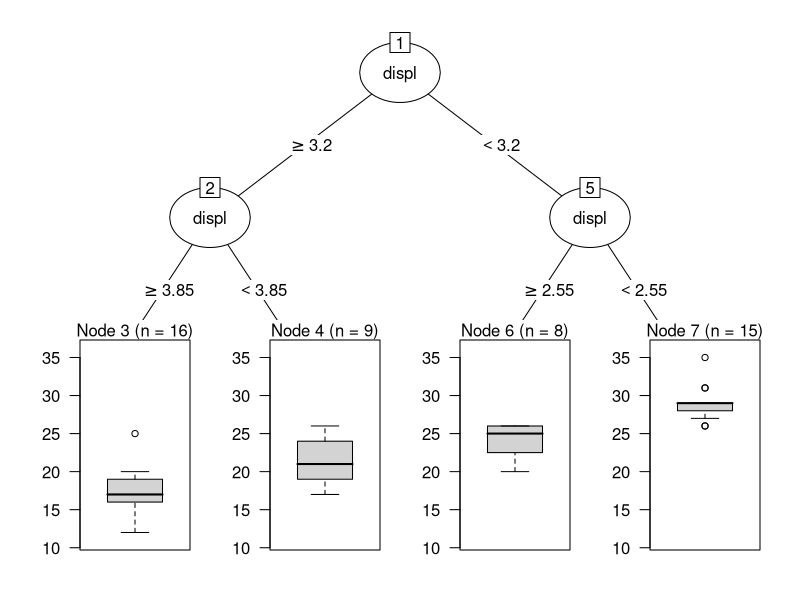

R code for this plot:
# Fitting, tune evaluating regression, decision trees, and random forests

# Step 0: Load packages-----------
library(tidyverse)  
library(caret)    
library(partykit) 
library(party)       

# Step 1: Load, Clean, Split, and Explore data ----------------------

# mpg data
data(mpg)

# Explore data
mpg        
View(mpg) 
dim(mpg)   
names(mpg) 

# Convert all characters to factor
mpg <- mpg %>% mutate_if(is.character, factor)

# split index
train_index <- createDataPartition(mpg$hwy, p = .2, list = FALSE)

# train and test sets
data_train <- mpg %>% slice(train_index)
data_test  <- mpg %>% slice(-train_index)

# Step 2: Define training control parameters -------------

# Set method = "none" for now 
ctrl_none <- trainControl(method = "none") 

# Step 3: Train model: -----------------------------

# Regression -------

# Fit model
hwy_glm <- train(form = hwy ~ year + cyl + displ,
                 data = data_train,
                 method = "glm",
                 trControl = ctrl_none)

# Look at summary information
hwy_glm$finalModel
summary(hwy_glm)

# Save fitted values
glm_fit <- predict(hwy_glm)

#  Calculate fitting accuracies
postResample(pred = glm_fit, 
             obs = data_train$hwy)

# Decision Trees -------

# Fit model
hwy_rpart <- train(form = hwy ~ year + cyl + displ,
                   data = data_train,
                   method = "rpart",
                   trControl = ctrl_none,
                   tuneGrid = expand.grid(cp = .01))   # Set complexity parameter

# Look at summary information
hwy_rpart$finalModel
plot(as.party(hwy_rpart$finalModel))   # Visualise your trees

# Save fitted values
rpart_fit <- predict(hwy_rpart)

# Calculate fitting accuracies
postResample(pred = rpart_fit, 
             obs = data_train$hwy)

# Random Forests -------

# fit model
hwy_rf <- train(form = hwy ~ year + cyl + displ,
                data = data_train,
                method = "rf",
                trControl = ctrl_none)

# Look at summary information
hwy_rf$finalModel

# Save fitted values
rf_fit <- predict(hwy_rf)

# Calculate fitting accuracies
postResample(pred = rf_fit, 
             obs = data_train$hwy)


# Step 5: Evaluate prediction ------------------------------

# Define criterion_train
criterion_test <- data_test$hwy

# Save predicted values
glm_pred <- predict(hwy_glm, newdata = data_test)
rpart_pred <- predict(hwy_rpart, newdata = data_test)
rf_pred <- predict(hwy_rf, newdata = data_test)

#  Calculate fitting accuracies
postResample(pred = glm_pred, obs = criterion_test)
postResample(pred = rpart_pred, obs = criterion_test)
postResample(pred = rf_pred, obs = criterion_test)



# Step 6: Modeling tuning ------------------------------

# Use 10-fold cross validation
ctrl_cv <- trainControl(method = "cv", 
                        number = 10) 

# Lasso
lambda_vec <- 10 ^ seq(-3, 3, length = 100)
hwy_lasso <- train(form = hwy ~ year + cyl + displ,
                   data = data_train,
                   method = "glmnet",
                   trControl = ctrl_cv,
                   preProcess = c("center", "scale"),  
                   tuneGrid = expand.grid(alpha = 1,  
                                          lambda = lambda_vec))

# decision tree
cp_vec <- seq(0, .1, length = 100)
hwy_rpart <- train(form = hwy ~ year + cyl + displ,
                   data = data_train,
                   method = "rpart",
                   trControl = ctrl_cv,
                   tuneGrid = expand.grid(cp = cp_vec))

# random forest
mtry_vec <- seq(2, 5, 1)
hwy_rpart <- train(form = hwy ~ year + cyl + displ,
                   data = data_train,
                   method = "rf",
                   trControl = ctrl_cv,
                   tuneGrid = expand.grid(mtry = mtry_vec))

# Step 7: Evaluate tuned models ------------------------------

#  Calculate fitting accuracies
postResample(pred = predict(hwy_lasso, newdata = data_test), 
             obs = criterion_test)
postResample(pred = predict(hwy_rpart, newdata = data_test), 
             obs = criterion_test)
postResample(pred = predict(hwy_rpart, newdata = data_test), 
             obs = criterion_test)
